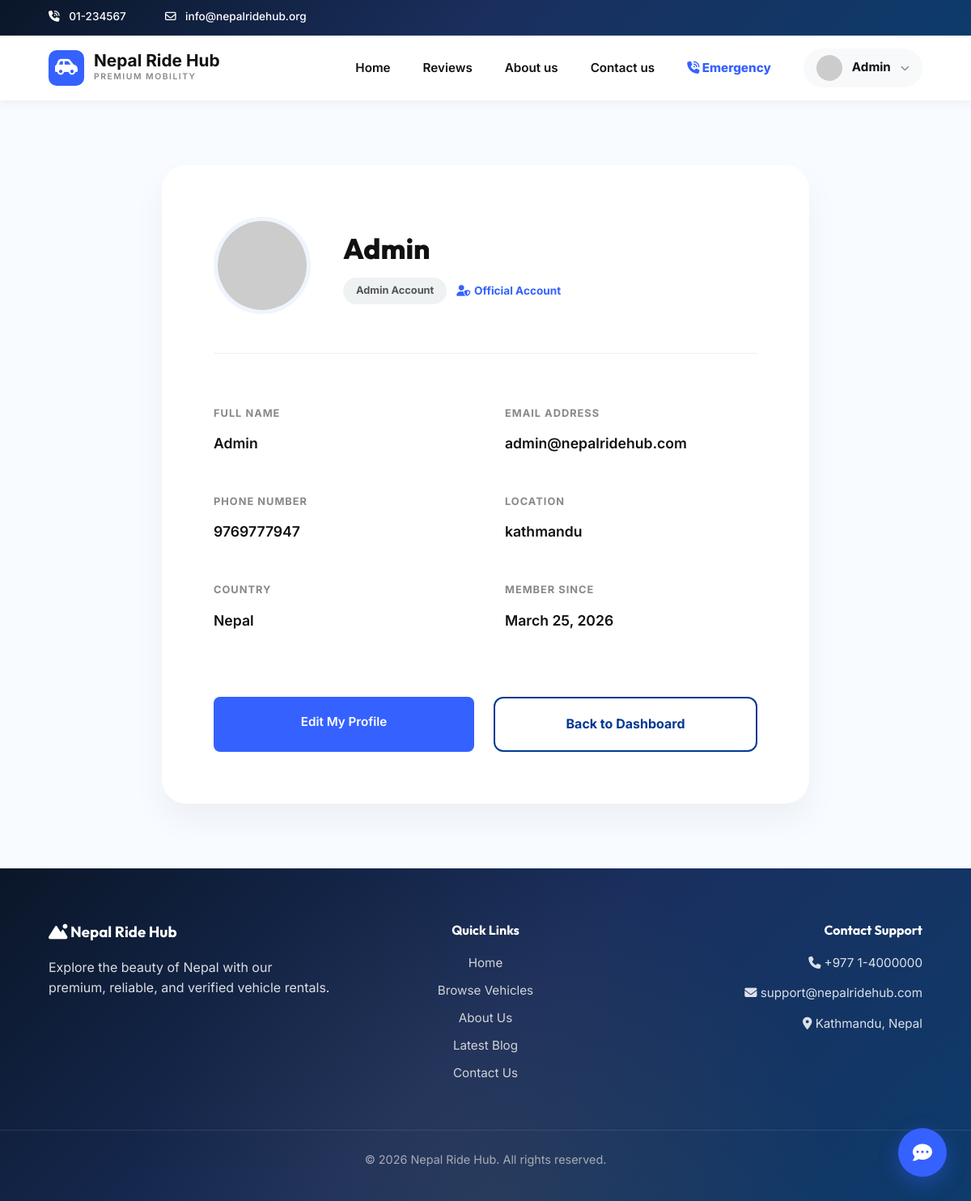
The app's page /user_details.php (signed in) with its own data.
### tables this page shows
CREATE TABLE `users` (
  `id` int(11) NOT NULL AUTO_INCREMENT,
  `name` varchar(100) NOT NULL,
  `email` varchar(100) NOT NULL,
  `password_hash` varchar(255) NOT NULL,
  `phone` varchar(20) NOT NULL,
  `location` varchar(255) DEFAULT NULL,
  `country` varchar(100) DEFAULT NULL,
  `role` enum('customer','admin') DEFAULT 'customer',
  `created_at` timestamp NOT NULL DEFAULT current_timestamp(),
  `two_factor_secret` varchar(255) DEFAULT NULL,
  `two_factor_enabled` tinyint(1) DEFAULT 0,
  `two_factor_type` enum('none','totp','email') DEFAULT 'none',
  `backup_codes` text DEFAULT NULL,
  `facebook_id` varchar(100) DEFAULT NULL,
  `auth_provider` enum('standard','facebook') DEFAULT 'standard',
  `profile_photo` varchar(255) DEFAULT NULL,
  PRIMARY KEY (`id`),
  UNIQUE KEY `email` (`email`)
);

### user_details.php (the view, shortened to what this page needs)
<?php
include 'includes/header.php';
require_once 'includes/db_connect.php';
$userId = $_SESSION['user_id'];
$stmt = $pdo->prepare("SELECT * FROM users WHERE id = ?");
$stmt->execute([$userId]);
$user = $stmt->fetch();
$role = $user['role'] ?? 'customer';
?>
<div class="details-page">
    <div class="container">
        <div class="profile-summary-card">
            <div class="profile-header">
                <img src="https://ui-avatars.com/api/?name=<?php echo urlencode($user['name']); ?>&background=3561ff&color=fff&size=200"
                    alt="Avatar" class="profile-avatar">
                <div>
                    <h1 style="font-size: 2.2rem; font-weight: 800; color: #111; margin-bottom: 0.5rem;">
                        <?php echo htmlspecialchars($user['name']); ?>
                    </h1>
                    <div style="display: flex; align-items: center; gap: 0.75rem;">
                        <span
                            style="background: #eef2f3; padding: 0.4rem 1rem; border-radius: 50px; font-size: 0.8rem; font-weight: 700; color: #555;">
                            <?php echo ucfirst($user['role']); ?> Account
                        </span>
                        <?php if ($role === 'admin'): ?>
                            <span
                                style="color: #3561ff; font-weight: 700; font-size: 0.85rem; display: flex; align-items: center; gap: 0.3rem;">
                                <i class="fa-solid fa-user-shield"></i> Official Account
                            </span>
                        <?php endif; ?>
                    </div>
                </div>
            </div>
            <div class="info-grid">
                <div class="info-block">
                    <label>Full Name</label>
                    <p><?php echo htmlspecialchars($user['name']); ?></p>
                </div>
                <div class="info-block">
                    <label>Email Address</label>
                    <p><?php echo htmlspecialchars($user['email']); ?></p>
                </div>
                <div class="info-block">
                    <label>Phone Number</label>
                    <p><?php echo htmlspecialchars($user['phone'] ?: 'Not Provided'); ?></p>
                </div>
                <div class="info-block">
                    <label>Location</label>
                    <p><?php echo htmlspecialchars($user['location'] ?: 'Not Set'); ?></p>
                </div>
                <div class="info-block">
                    <label>Country</label>
                    <p><?php echo htmlspecialchars($user['country'] ?: 'Not Set'); ?></p>
                </div>
                <div class="info-block">
                    <label>Member Since</label>
                    <p><?php echo date('F d, Y', strtotime($user['created_at'])); ?></p>
                </div>
            </div>
            <div style="margin-top: 5rem; display: flex; gap: 1.5rem;">
                <a href="profile.php" class="btn-blue-solid" style="flex: 1; text-align: center; padding: 1.2rem;">Edit
                    My Profile</a>
                <a href="<?php echo ($user['role'] === 'admin' ? 'admin_dashboard.php' : 'customer_dashboard.php'); ?>"
                    class="btn-outline"
                    style="flex: 1; text-align: center; padding: 1.2rem; border-radius: 12px; font-weight: 700;">Back to
                    Dashboard</a>
            </div>
        </div>
    </div>
</div>
<?php include 'includes/footer.php'; ?>

### css/style.css (style rules this page uses)
:root { --primary-red: #da291c; --primary-blue: #003893; --dark-bg: #121212; --light-bg: #f8f9fa; --white: #ffffff; --gray-text: #6c757d; --border-color: #e0e0e0; --success: #28a745; --danger: #dc3545; --shadow: 0 4px 6px rgba(0, 0, 0, 0.1); --transition: all 0.3s ease; }
* { margin: 0; padding: 0; box-sizing: border-box; }
body { font-family: 'Inter', sans-serif; line-height: 1.6; color: #333; background-color: var(--light-bg); }
h1, h2, h3, h4, h5, h6 { font-family: 'Outfit', sans-serif; color: var(--primary-blue); }
a { text-decoration: none; color: var(--primary-blue); transition: var(--transition); }
.container { width: 90%; max-width: 1200px; margin: 0 auto; }
.btn-outline { border: 2px solid var(--primary-blue); color: var(--primary-blue) !important; background: transparent; }
:root { --new-blue: #3561ff; --hero-bg: #f9f9f9; }
.btn-blue-solid { background-color: var(--new-blue); color: var(--white) !important; padding: 0.6rem 1.8rem; border-radius: 8px; font-weight: 600; font-size: 0.95rem; font-family: 'Inter', sans-serif; text-decoration: none; display: inline-block; border: none; cursor: pointer; transition: background-color 0.2s; white-space: nowrap; }

### user_details.php (style rules this page uses)
.details-page { padding: 5rem 0; background: #f8fbff; min-height: 80vh; }
.profile-summary-card { background: #fff; padding: 4rem; border-radius: 30px; box-shadow: 0 20px 40px rgba(0, 0, 0, 0.05); max-width: 800px; margin: 0 auto; }
.profile-header { display: flex; align-items: center; gap: 2.5rem; margin-bottom: 4rem; padding-bottom: 3rem; border-bottom: 1px solid #f0f0f0; }
.profile-avatar { width: 120px; height: 120px; border-radius: 50%; border: 5px solid #f0f4ff; }
.info-grid { display: grid; grid-template-columns: 1fr 1fr; gap: 3rem; }
.info-block label { display: block; font-weight: 700; font-size: 0.8rem; color: #888; text-transform: uppercase; letter-spacing: 1px; margin-bottom: 0.8rem; }
.info-block p { font-size: 1.1rem; font-weight: 600; color: #111; }

### records on screen
users: name "Admin", role "Admin", email "admin@nepalridehub.com", phone "9769777947", location "kathmandu", country "Nepal", created_at "March 25, 2026"

### other values on screen
$_SESSION['name'] "Admin"
